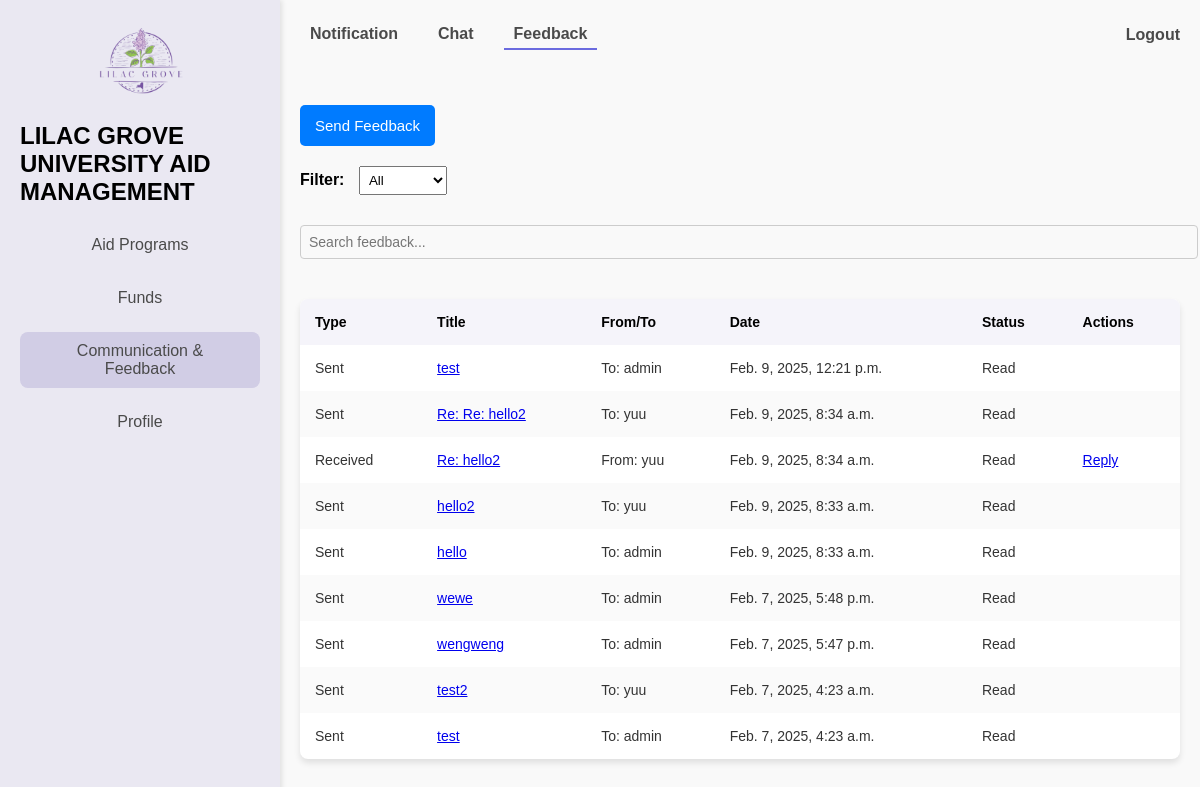
/profile/?tab=feedback (signed in), run on an earlier commit of the app's database.
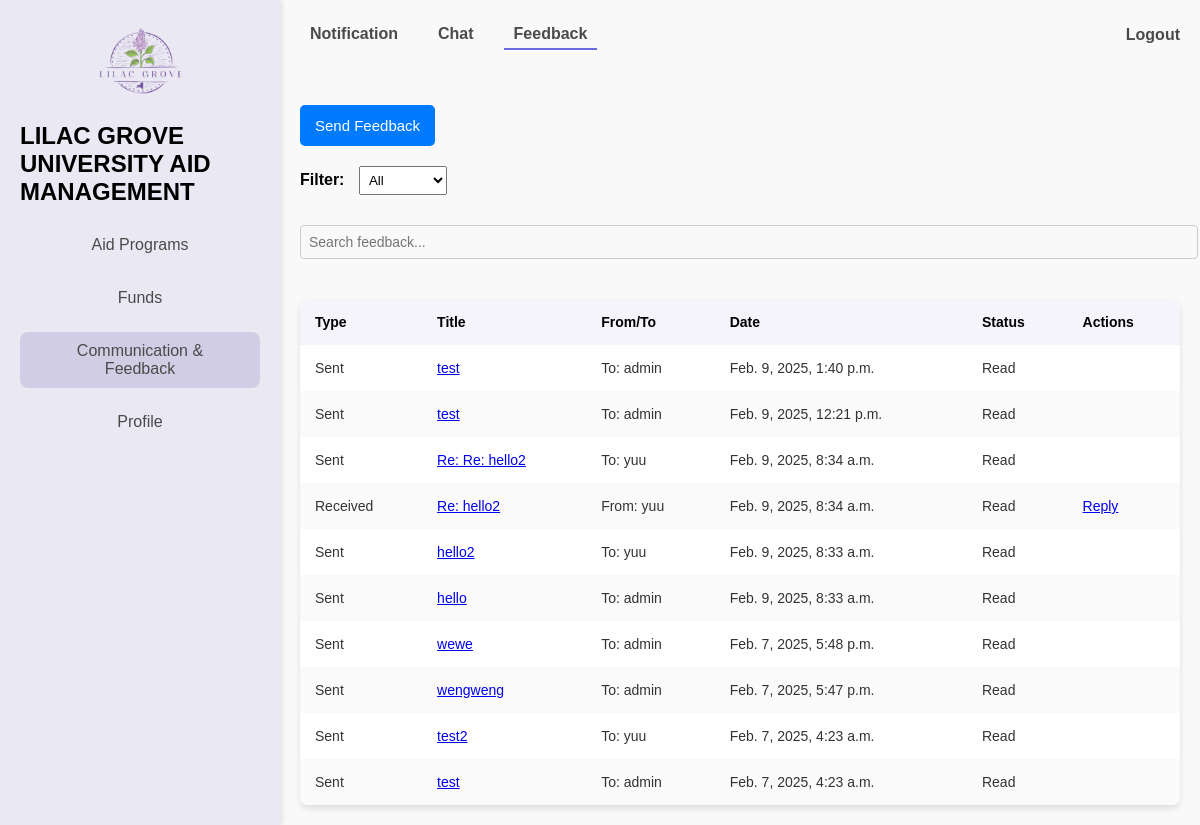
And on a later commit of the database.
### feedbacks/models.py (models this page shows, shortened)
class Feedback(models.Model):
    CATEGORY_CHOICES = [
        ('system/application', 'System/Application'),
        ('aid_programs', 'Aid Programs'),
    ]
    sender = models.ForeignKey(settings.AUTH_USER_MODEL, related_name='sent_feedbacks', on_delete=models.CASCADE)
    receiver = models.ForeignKey(settings.AUTH_USER_MODEL, related_name='received_feedbacks', on_delete=models.CASCADE)
    title = models.CharField(max_length=255)
    message = models.TextField()
    category = models.CharField(max_length=20, choices=CATEGORY_CHOICES)
    attachment = models.FileField(upload_to='feedback_attachments/', blank=True, null=True)
    is_read = models.BooleanField(default=False)  # Track if the feedback is read
    created_at = models.DateTimeField(auto_now_add=True)
    updated_at = models.DateTimeField(auto_now=True)
    class Meta:
        db_table = 'feedback'

### users/models.py (models this page shows, shortened)
class Account(AbstractUser):
    ROLE_LIST = [
        ('student', 'Student'),
        ('officer', 'Aid Officer'),
        ('funder', 'Funder'),
        ('administrator', 'Administrator'),
    ]
    role = models.CharField(max_length=13, choices=ROLE_LIST)
    study_program = models.CharField(max_length=100, blank=True, null=True)  # only for Students
    years_of_study = models.IntegerField(blank=True, null=True)
    gpa = models.FloatField(blank=True, null=True)
    organization_name = models.CharField(max_length=255, blank=True, null=True)
    is_approved = models.BooleanField(default=False)
    phone_number = models.CharField(max_length=15, blank=True, null=True)
    created_at = models.DateTimeField(default=now)
    updated_at = models.DateTimeField(auto_now=True)
    class Meta:
        db_table = 'users_masterlist'

### users/views.py (the view)
# urls.py: path('profile/', views.dashboard, name = 'dashboard'),
@login_required
def dashboard(request):
    role_dashboard_map = {
        'administrator': admin_dashboard,
        'student': student_dashboard,
        'officer': officer_dashboard,
        'funder': funder_dashboard,
    }
    user_role = request.user.role
    if user_role in role_dashboard_map:
        return role_dashboard_map[user_role](request)
    else:
        messages.error(request, "Your role is not recognized. Please contact support.")
        return redirect('home')  # Redirect to a safe fallback page

### users/views.py (called while the page is built)
def role_required(role_name):
    def decorator(view_func):
        def wrapper(request, *args, **kwargs):
            if request.user.role != role_name:
                raise PermissionDenied("You do not have permission to access this page.")
            return view_func(request, *args, **kwargs)
        return wrapper
    return decorator

def get_navbar_content(user_role, active_menu):
    return NAVBAR_CONTENT.get(user_role, {}).get(active_menu, [])

def get_feedback_list(user):
    feedback_entries = Feedback.objects.filter(
        Q(sender=user) | Q(receiver=user)
    ).order_by('-created_at')
    return [
        {'feedback': feedback, 'type': 'Sent' if feedback.sender == user else 'Received'}
        for feedback in feedback_entries
    ]

def get_notifications_list(user):
    return Notification.objects.filter(user=user).order_by('-created_at')

### users/templates/dashboards/dashboard.html (shortened to what this page needs)
{% extends "base.html" %}
{% load static %}
{% block statics %}
    <link rel="stylesheet" href="{% static 'css/Dashboard.css' %}">
{% endblock statics %}
{% block content %}
    <div class="container">
        <aside class="sidebar">
            <div class="logo">
                <img src="{% static "img/logo.png" %}" alt="Lilac Grove Logo">
                <h1>LILAC GROVE UNIVERSITY AID MANAGEMENT</h1>
            </div>
            <nav class="menu">
                {% block menu %}
                <a href="{% url 'dashboard' %}?tab=financial_aid" class="menu-item {% if active_menu == 'AidPrograms' %}active{% endif %}">
                    Aid Programs
                </a>
                <a href="{% url 'dashboard' %}?tab=fund_utilization" class="menu-item {% if active_menu == 'funds' %}active{% endif %}">
                    Funds
                </a>
                <a href="{% url 'dashboard' %}?tab=notification" class="menu-item {% if active_menu == 'communication' %}active{% endif %}">
                    Communication &amp;<br>
                    Feedback
                </a>
                <a href="{% url 'dashboard' %}?tab=my_profile" class="menu-item {% if active_menu == 'profile' %}active{% endif %}">
                    Profile
                </a>
                {% endblock menu %}
            </nav>
        </aside>
        <main class="content">
            <div class="navbar">
                <div class="tabs">
                    {% for item in navbar_content %}
                    <a href="{% url 'dashboard' %}?tab={{ item.tab }}" class="tab {% if active_tab == item.tab %}active{% endif %}">
                        {{ item.name }}
                    </a>
                    {% endfor %}
                </div>
                <div class="logout">
                    <a href="{% url "logout" %}">Logout</a>
                </div>
            </div>
            {% if active_tab == 'feedback' %}
                    {% include "feedbacks/feedback.html" %}
            {% elif active_tab == 'notification' %}
                {% include "notifications/list.html" %}
            {% elif active_tab == 'chat' %}
                {% include "chats/chat.html" %}
            {% endif %}
        </main>
    </div>
{% endblock content %}

### feedbacks/templates/feedbacks/feedback.html (shortened to what this page needs)
{% load static %}
<!DOCTYPE html>
<html lang="en">
<head>
    <link rel="stylesheet" href="{% static 'css/feedbacks.css' %}">
</head>
<body>
    <div class="actions">
        <button onclick="openModal('send-feedback')">Send Feedback</button>
    </div>
    <div class="filters">
        <label for="filter-dropdown">Filter:</label>
        <select id="filter-dropdown" onchange="filterFeedback(this.value)">
            <option value="all">All</option>
        </select>
    </div>
    <div class="search-bar">
        <input type="text" id="search-input" placeholder="Search feedback..." onkeyup="filterFeedback()">
    </div>
    <table id="feedback-table">
        <thead>
            <tr>
                <th>Type</th>
                <th>Title</th>
                <th>From/To</th>
                <th>Date</th>
                <th>Status</th>
                <th>Actions</th>
            </tr>
        </thead>
        <tbody>
            {% for item in feedback_list %}
                <tr class="feedback-row {% if item.type == 'Sent' %}sent{% else %}received{% endif %}">
                    <td>{{ item.type }}</td>
                    <td>
                        <a href="#"
                            onclick="showFeedbackContent(
                                '{{ item.feedback.id }}',
                                '{{ item.feedback.title|escapejs }}',
                                '{{ item.feedback.message|escapejs }}',
                                {% if item.feedback.attachment %}'{{ item.feedback.attachment.url|escapejs }}'{% else %}null{% endif %}
                            )">
                            {{ item.feedback.title }}
                        </a>
                    </td>
                    <td>
                        {% if item.type == 'Sent' %}
                            To: {{ item.feedback.receiver.username }}
                        {% else %}
                            From: {{ item.feedback.sender.username }}
                        {% endif %}
                    </td>
                    <td>{{ item.feedback.created_at }}</td>
                    <td id="status-{{item.feedback.id}}">
                        {% if not item.feedback.is_read and item.feedback.receiver == request.user %}
                            <strong>Unread</strong>
                        {% else %}
                            Read
                        {% endif %}
                    </td>
                    <td>
                        {% if item.feedback.receiver == request.user %}
                            <a href="#" onclick="openReplyModal({{ item.feedback.id }})">Reply</a>
                        {% endif %}
                    </td>
                </tr>
            {% empty %}
                <tr>
                    <td colspan="6">No feedback available.</td>
                </tr>
            {% endfor %}
        </tbody>
    </table>
</body>
</html>

What changed in the data, as far as the page shows it:
added Feedback: type "Sent", feedback "test", feedback.receiver.username "admin", feedback.created_at "Feb. 9, 2025, 1:40 p.m.", is_read "Read"
